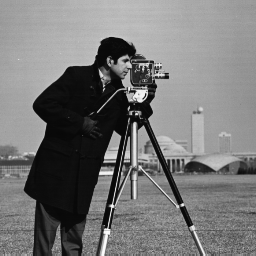
#> input picture week5/cameraman.tiff, 256 x 256 px
$ jupyter execute week5.ipynb
#> lines starting #> are read from the running program, lines starting #| are printed output that depends on the picture
# 4o e 5o Lab de PSD (notebook para preencher com os resultados)

### Número do Grupo : `Grupo 8`

---

[cell 1]
#
# Primeiro vamos importar as bibliotecas necessárias
#
import numpy as np
import matplotlib.pyplot as plt
import cv2
import math
from scipy.signal import convolve, correlate

## Definição do par de transformadas DFT - (direta e inversa)

O par de transformadas discretas de Fourier (Discrete Fourier Transform - DFT) para um sinal de tempo discreto $x[k]$ com índice das amostras igual $k$ e o correspondente espectro de Fourier $X[\mu]$ com índice de frequências $\mu$ é calculado como
\begin{align}
\text{DFT}: Y[\mu]=&\sum_{k=0}^{N-1}x[k]\cdot\mathrm{e}^{-\mathrm{j}\frac{2\pi}{N}k\mu}\\
\text{IDFT}: x[k]=\frac{1}{N}&\sum_{\mu=0}^{N-1}Y[\mu]\cdot\mathrm{e}^{+\mathrm{j}\frac{2\pi}{N}k\mu}
\end{align}

Observe o sinal negativo na função exponential da transformada direta (DFT) e o fator de normalização $1/N$ na transformada inversa (IDFT). Essa convensão é usada pela maioria dos livros textos de DSP e também pela biblioteca Python `numpy.fft.fft()`, `numpy.fft.ifft()` e funções do Matlab `fft()`, `ifft()`.

# PROBLEMA 1

## DFT e IDFT com "loops for"

Agora vamos implementar a DFT e a IDFT usando "loops for". Embora isso possa ser útil para entender e validar algoritmos em sua fase inicial de desenvolvimento, isso deve ser evitado para um código usado na prática: "loops for" normalmente são lentos e muitas vezes mais complicados de ler do que implementações usando matrizes e vetores. Especialmente para $N$ muito grandes, o tempo de computação é muito longo.

De qualquer forma, o conceito de "loop for" é: a DFT pode ser implementada com um "loop for" externo iterando sobre $\mu$ e um "loop for" interno somando todos os $k$ para um $\mu$ específico.

Usamos variável com subscrito _ aqui, a fim de salvar bons nomes de variáveis para o cálculo baseado em matriz.

## Parte A

Escreva as funções DFT e IDFT que calculam, respectivamente, as transformadas discretas de Fourier direta e inversa.

[cell 2]
#
# Função para calcular a DFT (com loops for) de um sinal de valor complexo (dtype=complex)
#
# Entrada: x -> vetor contendo as amostras (números complexos) do sinal no tempo
# Saída: Y -> vetor contendo os coeficientes espectrais (números complexos) - (dtype=complex)
#
def DFT_1D(x):

    N = len(x)
    Y = np.zeros((N, 1), dtype=complex)  # alloc RAM, init with zeros
    for mu_ in range(N):  # do for all DFT frequency indices
        for k_ in range(N):  # do for all sample indices
            Y[mu_] += x[k_] * np.exp(-1j*2*np.pi/N*k_*mu_)

    return Y

[cell 3]
#
# Função para calcular a IDFT (com loops for) de um sinal de valor complexo (dtype=complex)
#
# Entrada: Y -> vetor contendo os coeficientes espectrais (números complexos)
# Saída: x -> vetor contendo as amostras (números complexos) do sinal no tempo
#
def IDFT_1D(Y):

    N = len(Y)
    x = np.zeros((N, 1), dtype=complex)  # alloc RAM, init with zeros
    for k_ in range(N):
        for mu_ in range(N):
            x[k_] += Y[mu_] * np.exp(+1j*2*np.pi/N*k_*mu_)
    x *= 1/N  # normalization in the IDFT stage

    return x

## Parte B

Estude o código abaixo que cria uma sinal discreto composto pela soma de três ondas senoides com amplitude e frequências distintas.

[cell 4]
# taxa de amostragem (sampling rate)
sr = 100

# intervalo de amostragem
ts = 1.0/sr
t = np.arange(0,1,ts)

x = 2

freq = 1.
x += 3*np.sin(2*np.pi*freq*t)

freq = 4
x += 1*np.sin(2*np.pi*freq*t)

freq = 7
x += 0.5*np.sin(2*np.pi*freq*t)

plt.figure(figsize = (8, 6))
plt.stem(t, x, linefmt='red')
plt.ylabel('Amplitude')

plt.show()

## Parte C

Escreva um código que utilize a função DFT criada anteriormente para calcular e plotar o espectro de frequências (abs(Y)) do sinal $x$ criado acima.

**OBS**: Observe que a DFT codificada recebe como entrada um sinal complexo e o sinal acima é do tipo real. Portanto, transforme o sinal $x$ em uma sequência complexa com a parte imaginária igual a zero.

[cell 5]
# tamanho do vetor
N = len(x)

#for i in range(N):
#    x[i] = x[i] * (-1)**i

# cria um vetor de números complexos
x_ = x + 1j*0

# chamada à função DFT
Y = DFT_1D(x_)

# calcula a frequência
n = np.arange(N)
T = N/sr
freq = n/T

plt.figure(figsize = (8, 6))
plt.stem(freq, abs(Y), linefmt='blue', markerfmt=" ", basefmt="-b")
plt.xlabel('Freq (Hz)')
plt.ylabel('Amplitude da DFT |X(freq)|')
plt.show()

No gráfico acima é possível notar que a saída da DFT é simétrica na metade da taxa de amostragem (você pode tentar uma taxa de amostragem diferente para testar).

Essa metade da taxa de amostragem é chamada de **frequência de Nyquist**, em homenagem ao engenheiro eletrônico **Harry Nyquist**. Harry Nyquist e Claude Shannon criaram o famoso teorema de amostragem de **Nyquist-Shannon**, que afirma que um sinal amostrado a uma taxa $f_s$ pode ser totalmente reconstruído se contiver apenas componentes de frequência abaixo da metade dessa frequência de amostragem, ou seja, a taxa de amostragem deve ser maior que duas vezes a máxima frequência do sinal, $f_s > f_{max}$.

[cell 6]
n_oneside = N//2

# obtem as frequências de um lado
f_oneside = freq[:n_oneside]

# normaliza a amplitude do sinal
Y_oneside =Y[:n_oneside]/n_oneside

plt.figure(figsize = (12, 6))
plt.subplot(121)
plt.stem(f_oneside, abs(Y_oneside), linefmt='blue', markerfmt=" ", basefmt="-b")
plt.xlabel('Freq (Hz)')
plt.ylabel('Amplitude da DFT |X(freq)|')

plt.subplot(122)
plt.stem(f_oneside, abs(Y_oneside), linefmt='blue', markerfmt=" ", basefmt="-b")
plt.xlabel('Freq (Hz)')
# Limita o eixo x até frequência de 10 Hz
plt.xlim(0, 10)

plt.tight_layout()
plt.show()
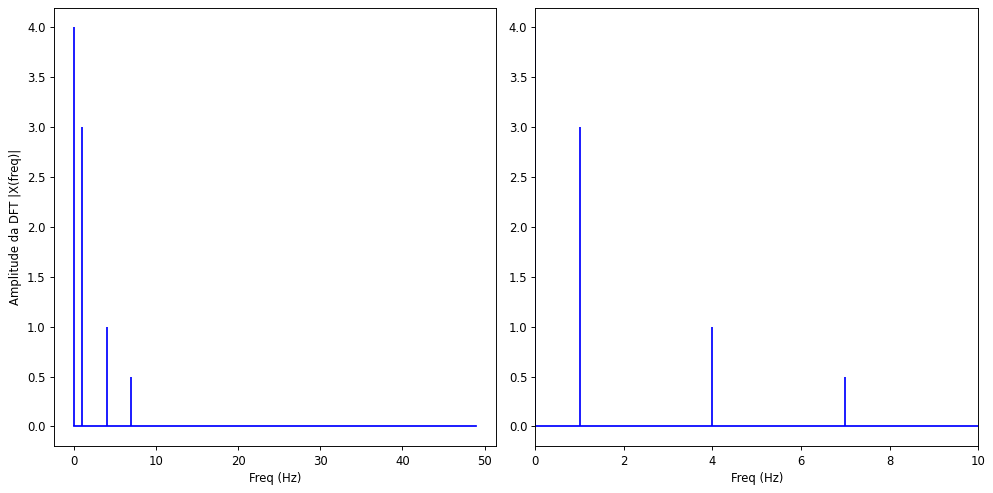
#> figure drawn by matplotlib, 2 panels; panel 1: curve peaks at x = 0, y = 4; panel 2: curve peaks at x = 0, y = 4

## Limitações da DFT implementada

O principal problema com a implementação da DFT acima é que ela não é eficiente se tivermos um sinal com muitas amostras. Nesse caso, o cálculo da DFT pode levar muito tempo.

## Parte D

Escreva uma função em python que implemente o sinal indicado abaixo.

\begin{equation}
f(t) = 3sin(2\pi f t),
\end{equation}

sendo $f=2$ Hz

[cell 7]
#
# sr = taxa de amostragem
#
def sinal(sr):
    '''
    função para gerar um sinal 1D simples com diferentes taxas de amostragem
    '''
    ts = 1.0/sr
    t = np.arange(0,1,ts)

    freq = 2.
    x = 3*np.sin(2*np.pi*freq*t)

    return x

## Parte E

Escreva um simples programa em python que varia a taxa de amostragem (sr) do sinal acima de 500 e 1000, com passo de 100 e, para cada uma das taxas, determine a DFT do sinal gerado e imprima o tempo de de execução.

**OBS** Use o código abaixo como exemplo de como medir o tempo de execução

import time
start_time = time.time()
main()
print("--- %s seconds ---" % (time.time() - start_time))

[cell 8]
import time

start = 500
stop  = 1000
step  = 100

for i in range(start, stop+step, step):
    x = sinal(i)
    x_ = x + 1j*0

    start_time = time.time()
    Y = DFT_1D(x_)
    print("--- %s seconds ---" % (time.time() - start_time))

## Parte F

Agora, utilize a função IDFt para obter e plotar o sinal original $x$ criado na "parte A" a partir do seu espetro $Y$ obtido na "parte C"

**OBS**: Observe que a IDFT codificada recebe como entrada um sinal complexo e retorna um sinal complexo. Portanto, para obter o sinal $x$ criado na "parte A", você precisa utilizar apenas a parte real do sinal de retorno.

[cell 9]
#
# Taxa de amostragem (sampling rate)
#
sr = 100
ts = 1.0/sr
t = np.arange(0,1,ts)

#
# Constroe o sinal complexo
#
x_o = sinal(sr)
x_c = x_o + 1j*0

#
# transformada direta
#
Y = DFT_1D(x_c)

#
# transformada inversa
#
x_c = IDFT_1D(Y)

#
# extrai sinal original
#
x_r = np.real(x_c)

#
# Plota os sinais original e reconstruído
#
plt.figure(figsize=[8, 6.])
plt.subplot(1, 2, 1)
plt.title("Sinal original")
plt.stem(t, x_o, linefmt='blue')
plt.ylabel('Amplitude')

plt.subplot(1, 2, 2)
plt.title("Sinal reconstruído")
plt.stem(t, x_r, linefmt='red')
plt.ylabel('Amplitude')
plt.tight_layout()
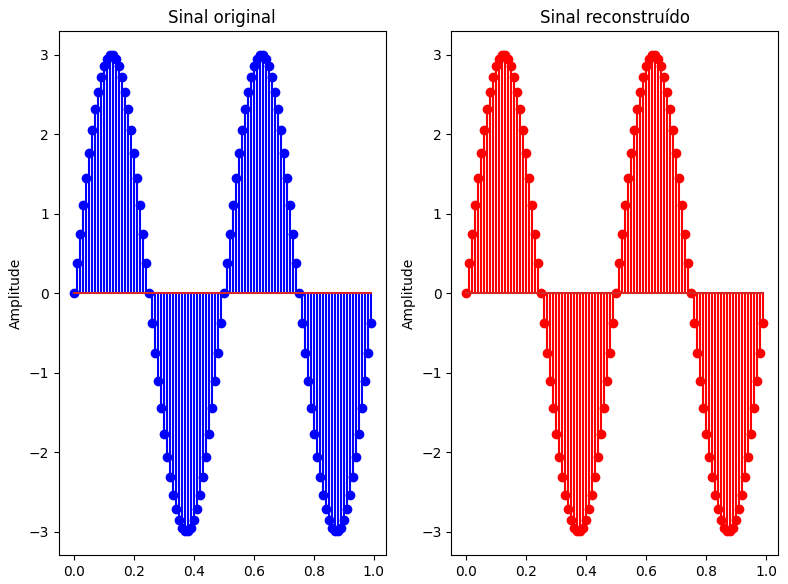
#> figure drawn by matplotlib, 2 panels; panel 1: curve peaks at x = 0.12, y = 2.99; panel 2: curve peaks at x = 0.13, y = 2.99

# PROBLEMA 2

## Parte A

Estenda para sinais 2D (imagens) os códigos da DFT e IDFT implementados anteriormente para sinais 1D

**DICA**: Use do fato que a 2D-DFT pode ser escrita a partir da 1D-DFT, como indicado abaixo

\begin{equation}
F(u,v) = \frac{1}{MN} \sum_{x=0}^{N} \sum_{y=0}^{M} f(x,y) e^{-j 2\pi \left( \frac{ux}{N} + \frac{vy}{M} \right)} = \frac{1}{M} \sum_{y=0}^{M} \left[ \frac{1}{N} \sum_{x=0}^{N} f(x,y)  e^{-j 2\pi \frac{ux}{N}} \right] e^{-j 2\pi \frac{vy}{M}}
\end{equation}

[cell 10]
#
# Função para calcular a DFT (com loops for) de um sinal de valor complexo (dtype=complex)
#
# Entrada: x -> vetor contendo as amostras (números complexos) do sinal no tempo
# Saída: Y -> vetor contendo os coeficientes espectrais (números complexos) - (dtype=complex)
#
# [13 lines left out: function DFT_2D, not called in this run]

[cell 11]
import cv2
import matplotlib.pyplot as plt

fileName = "cameraman.tiff"

im_gray = cv2.imread(fileName, cv2.IMREAD_GRAYSCALE)
#> im_gray is the input picture: shape (256, 256); min 7, max 253, mean 118.7
im_cplx = im_gray + 1j*0

[cell 12]
#
# Função para calcular a iDFT (com loops for) de um sinal de valor complexo (dtype=complex)
#
# Entrada: Y -> vetor contendo os coeficientes espectrais (números complexos)
# Saída: x -> vetor contendo as amostras (números complexos) do sinal no tempo
#
# [13 lines left out: function IDFT_2D, not called in this run]

## Parte B

Escreva um código simples que leia a imagem **cameraman.tiff**, calcule a sua DFT e plote o espectro de Fourier.

**OBS**: Use a função do opencv para a leitura e visualização da imagem e do seu espetro.

**DICA de USO - Leitura e Escrita de uma imagem**

im_gray = cv2.imread('Nome_da_Imagem', cv2.IMREAD_GRAYSCALE)

cv2.imwrite('Nome_da_Imagem', im_gray)

[cell 13]
import cv2
import matplotlib.pyplot as plt

fileName = "cameraman.tiff"

im_gray = cv2.imread(fileName, cv2.IMREAD_GRAYSCALE)

f = np.fft.fft2(im_gray)
fshift = np.fft.fftshift(f)
magnitude_spectrum = 20*np.log(np.abs(fshift) + 1)

plt.subplot(121),plt.imshow(im_gray, cmap = 'gray')
plt.title('Input Image')
plt.subplot(122),plt.imshow(magnitude_spectrum, cmap = 'gray')
plt.title('Magnitude Spectrum')
plt.show()

# PROBLEMA 3

## Parte A - Representação matricial da DFT - (transformada direta)

Como vimos em sala de aula, a DFT pode ser escrita na forma matricial como indicado abaixo.

\begin{equation}
    \textrm{DFT : } \quad F_{k} = \sum_{n=0}^{N-1}x_n\cdot e^{-\frac{j2\pi kn}{N}} =  \sum_{n=0}^{N-1}x_n\cdot (W_{N})^{kn}, \quad k=0,1,\ldots,N-1  \nonumber
\end{equation}

sendo $W_N = e^{-\frac{j2\pi}{N}}$ o núcleo da transformada.

\begin{equation}
		\begin{bmatrix}
			F_{0} \\ F_{1} \\ F_{2} \\ \vdots \\ F_{N-1}
		\end{bmatrix}
		=
		\begin{bmatrix}
			1      & 1           & 1              & \dots  & 1               \\
			1      & W_{N}       & W_{N}^2        & \dots  & W_{N}^{N-1}     \\
			1      & W_{N}^{2}   & W_{N}^4        & \dots  & W_{N}^{2(N-1)}  \\
			\vdots & \vdots      & \vdots         & \ddots & \vdots          \\
			1      & W_{N}^{N-1} & W_{N}^{2(N-1)} & \dots  & W_{N}^{(N-1)^2}
		\end{bmatrix}
		\begin{bmatrix}
			x_0 \\ x_1  \\ x_2 \\ \vdots \\ x_{N-1}
		\end{bmatrix} \nonumber
\end{equation}

Escreva um código que implemente a matrix da DFT como indicada acima.

**DICA**: Estude a função meshgrid do numpy. Crie um meshgrid de tamanho $N \times N$ e utilize os seus índices para gerar a matrix $W$

[cell 14]
#
# Entrada: N -> tamanho da matrix DFT
# Saída: W -> matrix DFT
#
def DFT_matrix(N):
    x = np.linspace(0, N - 1, N)
    y = np.linspace(0, N - 1, N)
    xx, yy = np.meshgrid(x, y)

    W = np.zeros(N, dtype = complex)
    W = np.exp((-1j * 2 * np.pi)/N)**(xx*yy)

    return W

Utilizando a matriz DFT gerada acima, encontre o espectro de Fourier do sinal gerado no PROBLEMA 1 - Parte B e compare o resultado com o resultado obtido no PROBLEMA 1 - Parte C.

## Parte B - Representação matricial da iDFT - (transformada inversa)

Como vimos em sala de aula, a iDFT pode ser escrita na forma matricial como indicado abaixo.

\begin{equation}
    \textrm{iDFT : } \quad x_{n} = \frac{1}{N}\sum_{K=0}^{N-1}F_k\cdot e^{\frac{j2\pi kn}{N}}, \quad n=0,1,\ldots,N-1  \nonumber
\end{equation}

\begin{equation}
    \begin{bmatrix}
        x_{0} \\ x_{1} \\ x_{2} \\ \vdots \\ x_{N-1}
    \end{bmatrix}
    = \frac{1}{N}
    \begin{bmatrix}
        1      & 1              & 1               & \dots  & 1               \\
        1      & W_{N}^{-1}     & W_{N}^{-2}      & \dots  & W_{N}^{-(N-1)}     \\
        1      & W_{N}^{-2}     & W_{N}^{-4}      & \dots  & W_{N}^{-2(N-1)}  \\
        \vdots & \vdots         & \vdots          & \ddots & \vdots          \\
        1      & W_{N}^{-(N-1)} & W_{N}^{-2(N-1)} & \dots  & W_{N}^{-(N-1)^2}
        \end{bmatrix}
        \begin{bmatrix}
        F_0 \\ F_1  \\ F_2 \\ \vdots \\ F_{N-1}
    \end{bmatrix} \nonumber
\end{equation}

Escreva um código que implemente a matrix da iDFT como indicada acima e plot o sinal gerado. Verifique se o sinal é igual ao sinal original usado como entrada na parte A desse problema.

[cell 15]
#
# Entrada: N -> tamanho da matrix DFT
# Saída: W -> matrix DFT
#
# [8 lines left out: function iDFT_matrix, not called in this run]

## Parte C - caso 2D

Pense em como usar as matrizes DFTs 1D implementadas anteriormente para o caso de imagens (sinal 2D)

[cell 16]
# [10 lines left out: function DFT_2D_using_DFT_1D, not called in this run]

# PROBLEMA 4

[cell 17]
# taxa de amostragem (sampling rate)
sr = 100

# intervalo de amostragem
ts = 1.0/sr
t = np.arange(0,1,ts)

x = 2

freq = 1.
x += 3*np.sin(2*np.pi*freq*t)

freq = 4
x += 1*np.sin(2*np.pi*freq*t)

freq = 7
x += 0.5*np.sin(2*np.pi*freq*t)

# tamanho do vetor
N = len(x)

# cria um vetor de números complexos
x_ = x + 1j*0

# calcula a frequência
n = np.arange(N)
T = N/sr
freq = n/T

dftm = DFT_matrix(len(x))

x_to_col = x.reshape(-1, 1)
Y_of_x = np.dot(dftm, x_to_col)

plt.figure(figsize = (8, 6))
plt.stem(freq, abs(Y_of_x), linefmt='blue', markerfmt=" ", basefmt="-b")
plt.xlabel('Freq (Hz)')
plt.ylabel('Amplitude da DFT |X(freq)|')
plt.show()

Como vimos na teoria, a convolução de dois sinais no domínio do tempo/espaço é realizada na frequência como a multiplicação das transformadas de Fourier dos respectivos sinais.

## Parte A - implementação dos passos 1 a 3

[cell 18]
# Leitura de imagem
img = cv2.imread('predio.jpg', cv2.IMREAD_GRAYSCALE)
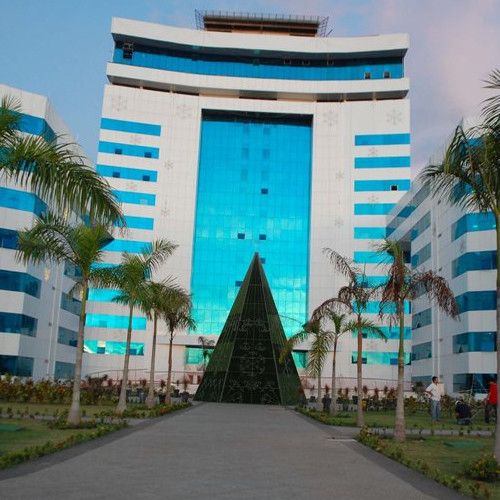
#> input picture week5/predio.jpg, 500 x 500 px
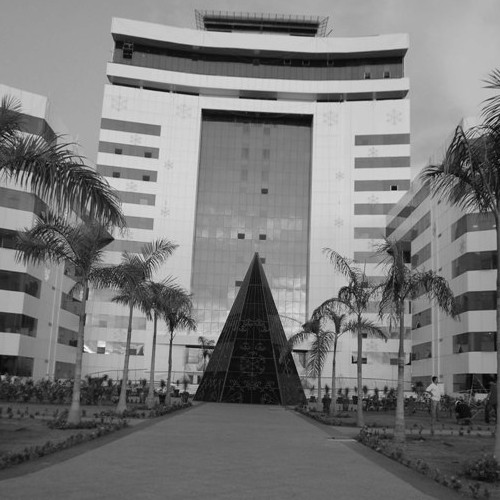
#> img: shape (500, 500); min 0, max 247, mean 121
plt.figure(figsize=[7,7])
plt.imshow(img, cmap='gray')
plt.show()

[cell 19]
#
# Step 1 - Padding da imagem
#

img_rows, img_cols = img.shape

img_padded = np.zeros((512, 512), dtype=img.dtype)

for row in range(img_rows):
  for col in range(img_cols):
    img_padded[row, col] = img[row, col]
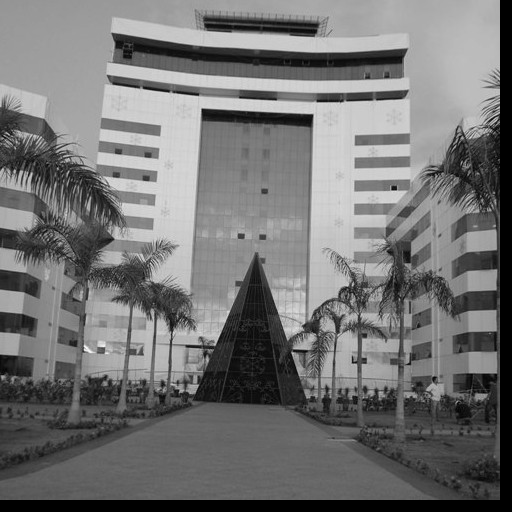
#> img_padded: shape (512, 512); min 0, max 247, mean 115.4

#
# Step 2 - Multiplicao da imagem após padding por (-1)^(x+y)
#

img_rows, img_cols = img_padded.shape
for row in range(img_rows):
  for col in range(img_cols):
    img_padded[row, col] = img_padded[row, col]*((-1)**(row*col))
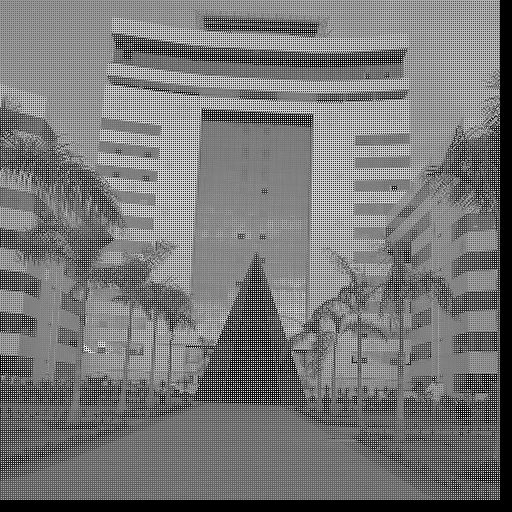
#> img_padded: shape (512, 512); min 0, max 252, mean 118.7

#
# Step 3 - Converter imagem do domínio do espaço para o domínio da frequência
#
# OBS: Nesse passo, utilize a função np.fft.fft2() do numpy
#

img_Y = np.fft.fft2(img_padded)

**OBS1**: Lembre que a transformada de fourier gera um conjunto de números complexos

$F(\mu) = Real(\mu) + j*Imaginária(\mu)$

e, portanto, podemos calcular

$Magnitude = |F(\mu)| = \sqrt{(Real(\mu)² + Imaginaria(\mu)²)}$

$Fase = \phi(\mu)) = atan⁻¹\left( \frac{Imaginaria(\mu)}{Real(\mu)} \right)$

**OBS2**: Lembre que, para melhor visualização do espectro de Fourier, é importante alterar a faixa dinâmica da magnitude dos coeficientes, como:

$c*log(1+|F(\mu)|)$

sendo $c$ uma constante para escalonamento. Use $c=30$ para melhor visualização.

Crie um subplot (plt.subplot()) que mostre a magnitude (antes e depois o escalonamento indicado acima) e a fase do espectro.

[cell 20]
img_Y_shift = np.fft.fftshift(img_Y)

plt.figure(figsize = (20, 20))

phasis_spectrum = np.arctan(np.imag(img_padded) / np.real(img_padded))
#> phasis_spectrum: shape (512, 512) float64; 4.63% of the values are NaN or infinite; the others: min 0, max 0, mean 0

# Without scaling
plt.subplot(161),plt.imshow(img_padded, cmap = 'gray')
plt.title('Input Image')
plt.subplot(162),plt.imshow(phasis_spectrum, cmap = 'gray')
plt.title('Phasis Spectrum')
plt.subplot(163),plt.imshow(np.abs(img_Y_shift), cmap = 'gray')
plt.title('Magnitude Spectrum')

magnitude_spectrum = 30*np.log(np.abs(img_Y_shift) + 1)
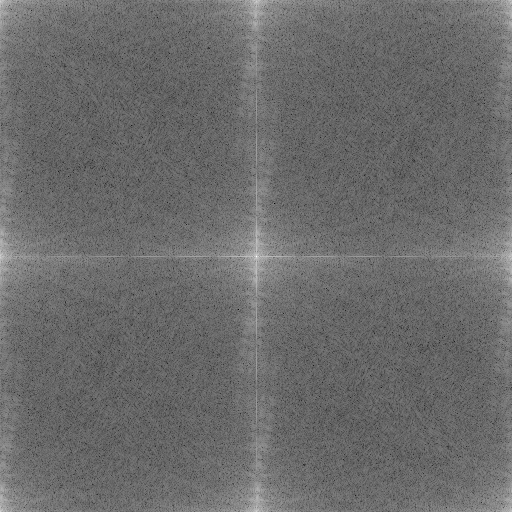
#> magnitude_spectrum: shape (512, 512) float64; min 70.38, max 517.6, mean 259.7; drawn with min black and max white

plt.subplot(164),plt.imshow(img_padded, cmap = 'gray')
plt.title('Input Image')
plt.subplot(165),plt.imshow(phasis_spectrum, cmap = 'gray')
plt.title('Phasis Spectrum')
plt.subplot(166),plt.imshow(magnitude_spectrum, cmap = 'gray')
plt.title('Magnitude Spectrum')
plt.show()
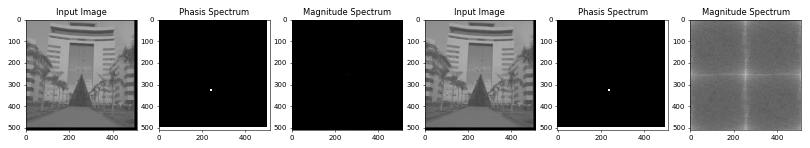
#> figure drawn by matplotlib, 6 panels

Crie um subplot (plt.subplot()) que mostre a magnitude escalonada do espectro **com e sem** a execução do Step 2. Estude os resultados.

[cell 21]
# Leitura de imagem
img = cv2.imread('predio.jpg', cv2.IMREAD_GRAYSCALE)

#
# Step 1 - Padding da imagem
#

img_rows, img_cols = img.shape
img_padded = np.zeros((512, 512), dtype=img.dtype)

for row in range(img_rows):
  for col in range(img_cols):
    img_padded[row, col] = img[row, col]

#
# Step 3 - Converter imagem do domínio do espaço para o domínio da frequência
#
# OBS: Nesse passo, utilize a função np.fft.fft2() do numpy
#
img_Y = np.fft.fft2(img_padded)
img_Y_shift = np.fft.fftshift(img_Y)

plt.figure(figsize = (20, 20))

plt.subplot(141),plt.imshow(img_padded, cmap = 'gray')
plt.title('Input Image')
plt.subplot(142),plt.imshow(np.abs(img_Y_shift), cmap = 'gray')
plt.title('Magnitude Spectrum')

magnitude_spectrum = 30*np.log(np.abs(img_Y_shift) + 1)
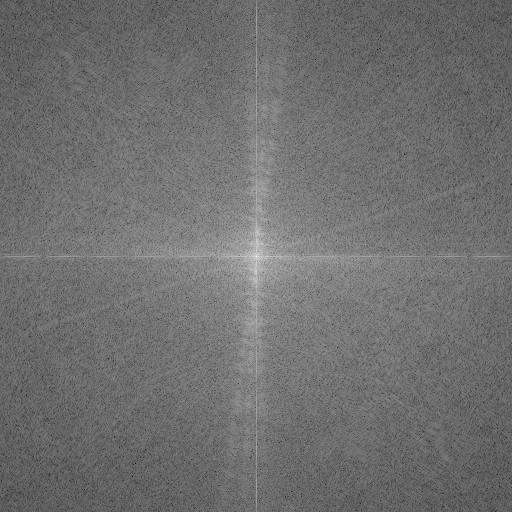
#> magnitude_spectrum: shape (512, 512) float64; min 32.13, max 516.7, mean 244.6; drawn with min black and max white

plt.subplot(143),plt.imshow(img_padded, cmap = 'gray')
plt.title('Input Image')
plt.subplot(144),plt.imshow(magnitude_spectrum, cmap = 'gray')
plt.title('Magnitude Spectrum')
plt.show()
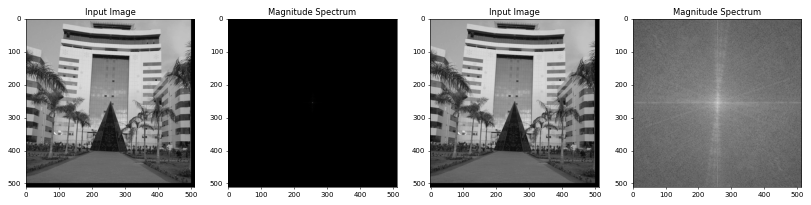
#> figure drawn by matplotlib, 4 panels
#> (the rest of the program and of its run is left out)
